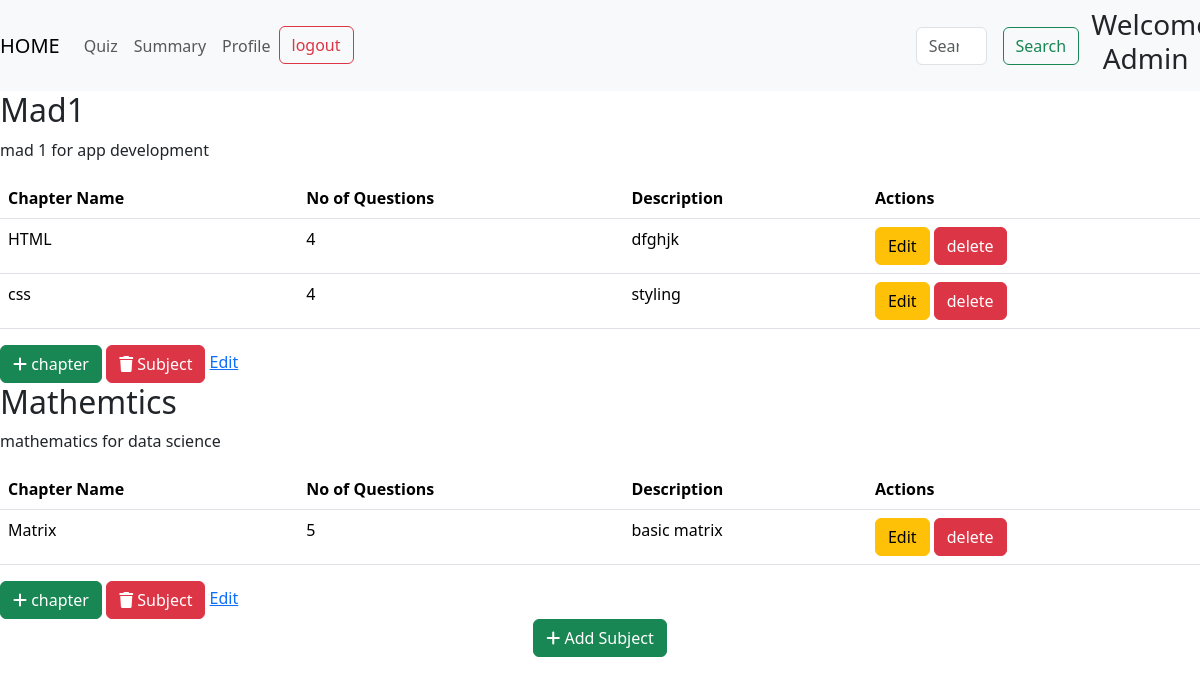
/admin, run on an earlier commit of the app's database.
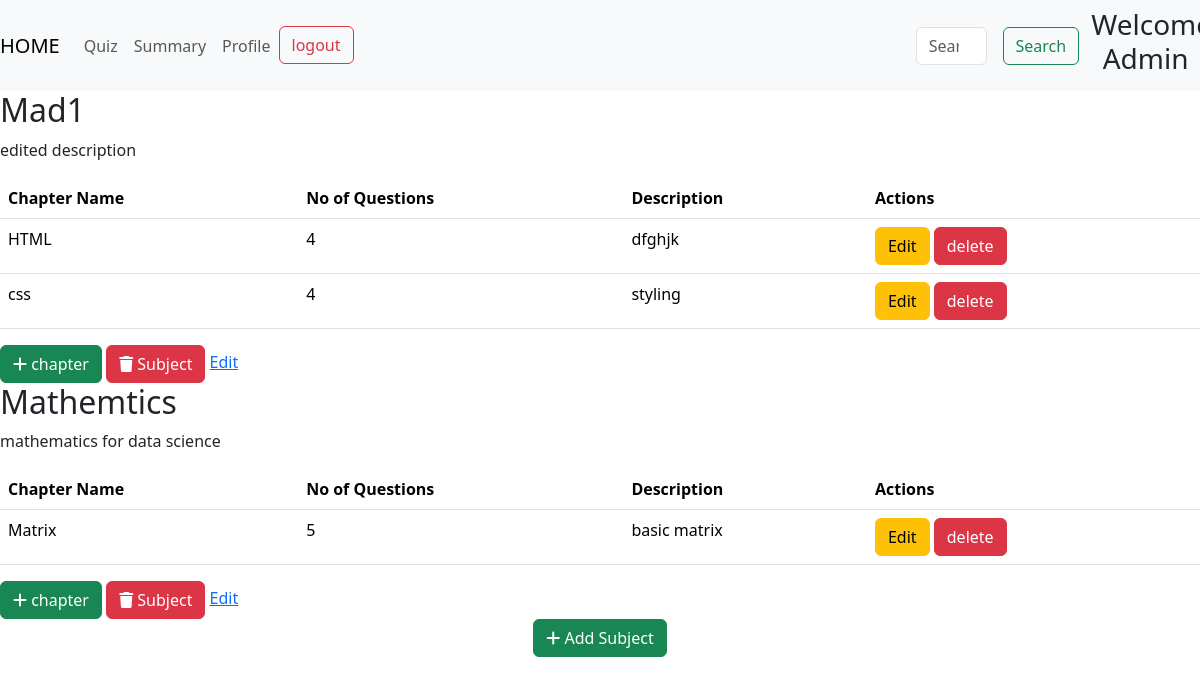
And on a later commit of the database.
### models.py (models this page shows)
class Subject(db.Model):
    id =db.Column(db.Integer, primary_key=True, autoincrement=True)
    name= db.Column(db.String(50), nullable=False)
    description=db.Column(db.String(200), nullable=True)
    chapters=db.relationship('Chapter', backref='subject', lazy=True)

class Chapter(db.Model):
    id =db.Column(db.Integer, primary_key=True, autoincrement=True)
    subject_id=db.Column(db.Integer, db.ForeignKey('subject.id', name='FK_chapter_subject_id'), nullable=False)
    name=db.Column(db.String(50), nullable=False)
    description=db.Column(db.String(100), nullable=True)
    quizs=db.relationship('Quiz', backref='chapter', lazy=True)

### routes.py (the view)
@app.route('/admin')
def admin():
    query = request.args.get("query","").strip().lower()
    print(f"Search Query: '{query}'")
    query = query.strip()
    if query:
        subjects = Subject.query.filter(Subject.name.ilike(f"%{query}%")).all()
    else:
        subjects = Subject.query.all()
    print(f"Matching Subjects: {subjects}")
    if not subjects:
        print("No subjects matched the query.")
    sub_chapters = {}
    chapter_quizs={}
    chapter_question ={}
    for subject in subjects:
        chapters = Chapter.query.filter_by(subject_id=subject.id).all()
        sub_chapters[subject.id]=chapters
        for chapter in chapters:
            quizzes = Quiz.query.filter_by(chapter_id= chapter.id).all()
            chapter_quizs[ chapter.id ] = quizzes
            total_question = sum(quiz.no_of_questions for quiz in quizzes)
            chapter_question[chapter.id] = total_question
    return render_template('admin.html',subjects=subjects,sub_chapters=sub_chapters, chapter_quizs= chapter_quizs, question_counts = chapter_question, query=query)

### templates/admin.html (shortened to what this page needs)
<!DOCTYPE html>
<html lang="en">
<head>
<link href="https://cdn.jsdelivr.net/npm/bootstrap@5.3.2/dist/css/bootstrap.min.css" rel="stylesheet">
<link rel="stylesheet" href="https://cdnjs.cloudflare.com/ajax/libs/aos/2.3.4/aos.css">
<link rel="stylesheet" href="https://cdnjs.cloudflare.com/ajax/libs/font-awesome/6.7.2/css/all.min.css">
<link href="https://cdn.jsdelivr.net/npm/bootstrap@5.3.3/dist/css/bootstrap.min.css" rel="stylesheet">
</head>
<body>
<nav class="navbar navbar-expand-lg navbar-light bg-light">
    <a class="navbar-brand" href="/admin">HOME</a>
    <div class="collapse navbar-collapse" id="navbarSupportedContent">
      <ul class="navbar-nav mr-auto">
        <li class="nav-item active">
          <a class="nav-link" href="{{ url_for('quizz') }}">Quiz<span class="sr-only">(current)</span></a>
        </li>
        <li class="nav-item">
          <a class="nav-link" href="{{ url_for('admin_summary') }}">Summary</a>
        </li>
        <li class="nav-item">
          <a class="nav-link" href="#">Profile</a>
        </li>
        <li class="nav-item">
            <a class="btn btn-outline-danger" href="/login">logout</a>
          </li>
      </ul>
      <form method="GET" action="/admin" class="form-inline my-2 my-lg-0" style="display:flex; margin-left:50%;">
        <input class="form-control mr-sm-2" type="search" placeholder="Search Subject" aria-label="Search" name="query" value="{{ query or '' }}">
        <button class="btn btn-outline-success my-2 my-sm-0" type="submit" style="margin-left: 1rem;">Search</button>
      </form>
      <div>
        <h3 style="padding-left: 10%; text-align:center;">Welcome Admin</h3>
      </div>
    </div>
  </nav>
{% if not subjects %}
<h3>No matching subjects added yet</h3>
{% else %}
{% for subject in subjects %}
  <div class="subs">
    <h2>{{ subject.name }}</h2>
    <p>{{ subject.description }}</p>
    <table class="table">
        <thead class="thead-dark">
        <tr>
            <th>Chapter Name</th>
            <th>No of Questions</th>
            <th>Description</th>
            <th>Actions</th>
        </tr>
        </thead>
        <tbody>
          {% if subject.id in sub_chapters %}
            {% for chapter in sub_chapters[subject.id] %}
             <tr>
               <td>{{chapter.name}}</td>
                <td>
                  {{ question_counts[ chapter.id ] }}
                </td>
                <td>{{ chapter.description }}</td>
                <td>
                    <a href="/chapter/edit/{{chapter.id}}" class="btn btn-warning">Edit</a>
                    <a href="/chapter/delete/{{chapter.id}}" class="btn btn-danger">delete</a>
                </td>
             </tr>
            {% endfor %}
          {% endif %}
        </tbody>
    </table>
    <div>
      <a href={{ url_for('add_chapter', subject_id=subject.id) }} class="btn btn-success">
        <i class="fas fa-add"></i>
        chapter
      </a>
      <a href="/subject/delete/{{subject.id}}" class="btn btn-danger">
      <i class="fa-solid fa-trash"></i>
      Subject
      </a>
      <a href="/subject/edit/{{ subject.id }}">Edit</a>
    </div>
  </div>
{% endfor %}
{% endif %}
<div style="text-align: center;">
    <a href="{{ url_for('add_sub') }}" class="btn btn-success">
        <i class="fas fa-add"></i>
        Add Subject
    </a>
</div>
</body>
</html>

What changed in the data, as far as the page shows it:
changed Subject "Mad1": description "mad 1 for app development" → "edited description"
